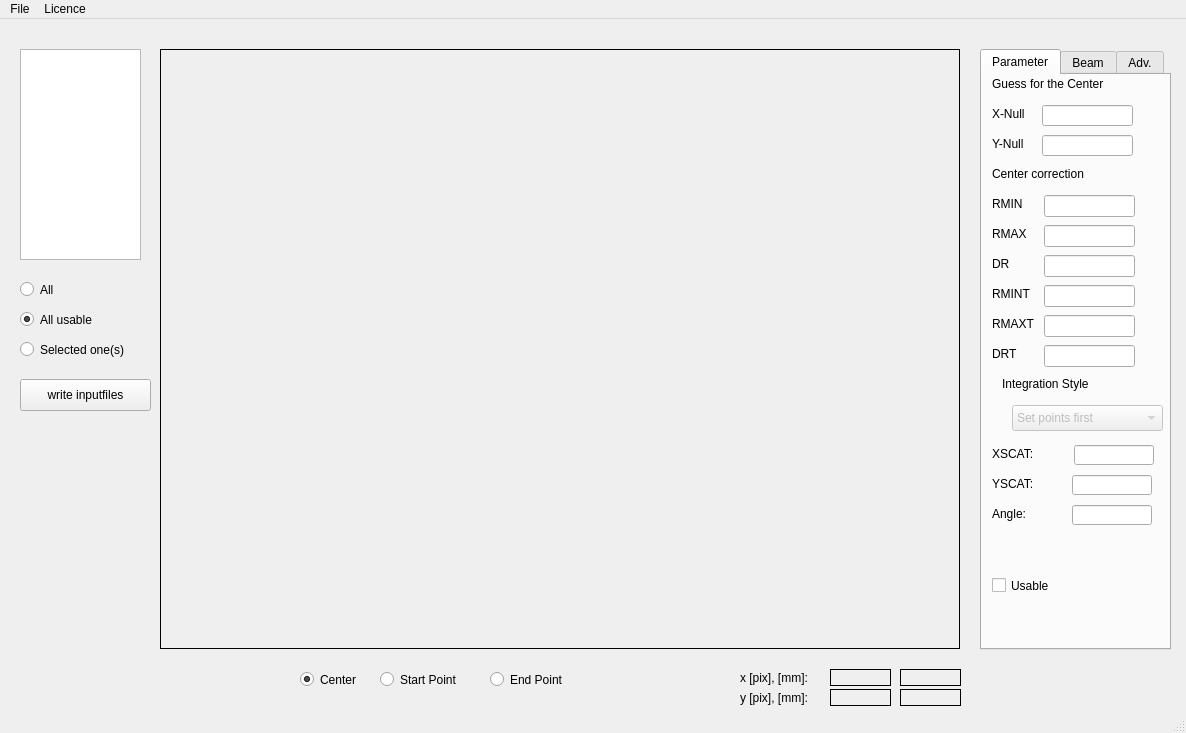
<?xml version="1.0" encoding="UTF-8"?>
<ui version="4.0">
 <class>MainWindowClass</class>
 <widget class="QMainWindow" name="MainWindowClass">
  <property name="geometry">
   <rect>
    <x>0</x>
    <y>0</y>
    <width>1186</width>
    <height>733</height>
   </rect>
  </property>
  <property name="windowTitle">
   <string>MainWindow</string>
  </property>
  <widget class="QWidget" name="centralwidget">
   <widget class="QTabWidget" name="tabWidget">
    <property name="geometry">
     <rect>
      <x>980</x>
      <y>30</y>
      <width>191</width>
      <height>601</height>
     </rect>
    </property>
    <property name="tabPosition">
     <enum>QTabWidget::North</enum>
    </property>
    <property name="currentIndex">
     <number>0</number>
    </property>
    <property name="usesScrollButtons">
     <bool>false</bool>
    </property>
    <widget class="QWidget" name="tab">
     <attribute name="title">
      <string>Parameter</string>
     </attribute>
     <widget class="QLabel" name="label_4">
      <property name="geometry">
       <rect>
        <x>10</x>
        <y>30</y>
        <width>61</width>
        <height>17</height>
       </rect>
      </property>
      <property name="text">
       <string>X-Null</string>
      </property>
     </widget>
     <widget class="QLabel" name="label_5">
      <property name="geometry">
       <rect>
        <x>10</x>
        <y>60</y>
        <width>61</width>
        <height>17</height>
       </rect>
      </property>
      <property name="text">
       <string>Y-Null</string>
      </property>
     </widget>
     <widget class="QLabel" name="label_7">
      <property name="geometry">
       <rect>
        <x>10</x>
        <y>120</y>
        <width>61</width>
        <height>17</height>
       </rect>
      </property>
      <property name="text">
       <string>RMIN</string>
      </property>
     </widget>
     <widget class="QLabel" name="label_8">
      <property name="geometry">
       <rect>
        <x>10</x>
        <y>150</y>
        <width>41</width>
        <height>17</height>
       </rect>
      </property>
      <property name="text">
       <string>RMAX</string>
      </property>
     </widget>
     <widget class="QLabel" name="label_9">
      <property name="geometry">
       <rect>
        <x>10</x>
        <y>90</y>
        <width>161</width>
        <height>17</height>
       </rect>
      </property>
      <property name="text">
       <string>Center correction</string>
      </property>
     </widget>
     <widget class="QLabel" name="label_11">
      <property name="geometry">
       <rect>
        <x>10</x>
        <y>0</y>
        <width>151</width>
        <height>17</height>
       </rect>
      </property>
      <property name="text">
       <string>Guess for the Center</string>
      </property>
     </widget>
     <widget class="QLineEdit" name="XNULLlineEdit">
      <property name="geometry">
       <rect>
        <x>60</x>
        <y>30</y>
        <width>91</width>
        <height>21</height>
       </rect>
      </property>
     </widget>
     <widget class="QLineEdit" name="YNULLlineEdit">
      <property name="geometry">
       <rect>
        <x>60</x>
        <y>60</y>
        <width>91</width>
        <height>21</height>
       </rect>
      </property>
     </widget>
     <widget class="QLineEdit" name="RMINlineEdit">
      <property name="geometry">
       <rect>
        <x>62</x>
        <y>120</y>
        <width>91</width>
        <height>22</height>
       </rect>
      </property>
     </widget>
     <widget class="QLineEdit" name="RMAXlineEdit">
      <property name="geometry">
       <rect>
        <x>62</x>
        <y>150</y>
        <width>91</width>
        <height>22</height>
       </rect>
      </property>
     </widget>
     <widget class="QLineEdit" name="DRlineEdit">
      <property name="geometry">
       <rect>
        <x>62</x>
        <y>180</y>
        <width>91</width>
        <height>22</height>
       </rect>
      </property>
     </widget>
     <widget class="QLabel" name="label_16">
      <property name="geometry">
       <rect>
        <x>10</x>
        <y>180</y>
        <width>41</width>
        <height>17</height>
       </rect>
      </property>
      <property name="text">
       <string>DR</string>
      </property>
     </widget>
     <widget class="QLineEdit" name="DRTlineEdit">
      <property name="geometry">
       <rect>
        <x>62</x>
        <y>270</y>
        <width>91</width>
        <height>22</height>
       </rect>
      </property>
     </widget>
     <widget class="QLabel" name="label_19">
      <property name="geometry">
       <rect>
        <x>10</x>
        <y>240</y>
        <width>51</width>
        <height>17</height>
       </rect>
      </property>
      <property name="text">
       <string>RMAXT</string>
      </property>
     </widget>
     <widget class="QLineEdit" name="RMAXTlineEdit">
      <property name="geometry">
       <rect>
        <x>62</x>
        <y>240</y>
        <width>91</width>
        <height>22</height>
       </rect>
      </property>
     </widget>
     <widget class="QLineEdit" name="RMINTlineEdit">
      <property name="geometry">
       <rect>
        <x>62</x>
        <y>210</y>
        <width>91</width>
        <height>22</height>
       </rect>
      </property>
     </widget>
     <widget class="QLabel" name="label_20">
      <property name="geometry">
       <rect>
        <x>10</x>
        <y>270</y>
        <width>41</width>
        <height>17</height>
       </rect>
      </property>
      <property name="text">
       <string>DRT</string>
      </property>
     </widget>
     <widget class="QLabel" name="label_21">
      <property name="geometry">
       <rect>
        <x>10</x>
        <y>210</y>
        <width>61</width>
        <height>17</height>
       </rect>
      </property>
      <property name="text">
       <string>RMINT</string>
      </property>
     </widget>
     <widget class="QLineEdit" name="YSCATlineEdit">
      <property name="geometry">
       <rect>
        <x>90</x>
        <y>400</y>
        <width>80</width>
        <height>20</height>
       </rect>
      </property>
      <property name="readOnly">
       <bool>true</bool>
      </property>
     </widget>
     <widget class="QLabel" name="label_18">
      <property name="geometry">
       <rect>
        <x>10</x>
        <y>400</y>
        <width>61</width>
        <height>17</height>
       </rect>
      </property>
      <property name="text">
       <string>YSCAT:</string>
      </property>
     </widget>
     <widget class="QLineEdit" name="XSCATlineEdit">
      <property name="geometry">
       <rect>
        <x>92</x>
        <y>370</y>
        <width>80</width>
        <height>20</height>
       </rect>
      </property>
      <property name="readOnly">
       <bool>true</bool>
      </property>
     </widget>
     <widget class="QLabel" name="label_17">
      <property name="geometry">
       <rect>
        <x>10</x>
        <y>370</y>
        <width>61</width>
        <height>17</height>
       </rect>
      </property>
      <property name="text">
       <string>XSCAT:</string>
      </property>
     </widget>
     <widget class="QLineEdit" name="ANGLElineEdit">
      <property name="geometry">
       <rect>
        <x>90</x>
        <y>430</y>
        <width>80</width>
        <height>20</height>
       </rect>
      </property>
     </widget>
     <widget class="QLabel" name="label_6">
      <property name="geometry">
       <rect>
        <x>10</x>
        <y>430</y>
        <width>41</width>
        <height>17</height>
       </rect>
      </property>
      <property name="text">
       <string>Angle:</string>
      </property>
     </widget>
     <widget class="QCheckBox" name="UseCheckBox">
      <property name="geometry">
       <rect>
        <x>10</x>
        <y>500</y>
        <width>87</width>
        <height>21</height>
       </rect>
      </property>
      <property name="text">
       <string>Usable</string>
      </property>
     </widget>
     <widget class="QComboBox" name="comboBox">
      <property name="enabled">
       <bool>false</bool>
      </property>
      <property name="geometry">
       <rect>
        <x>30</x>
        <y>330</y>
        <width>151</width>
        <height>26</height>
       </rect>
      </property>
      <property name="acceptDrops">
       <bool>false</bool>
      </property>
      <property name="editable">
       <bool>false</bool>
      </property>
      <item>
       <property name="text">
        <string>Set points first</string>
       </property>
      </item>
      <item>
       <property name="text">
        <string>Whole area</string>
       </property>
      </item>
      <item>
       <property name="text">
        <string>Top</string>
       </property>
      </item>
      <item>
       <property name="text">
        <string>Down</string>
       </property>
      </item>
      <item>
       <property name="text">
        <string>Top-Down</string>
       </property>
      </item>
      <item>
       <property name="text">
        <string>Right-Left</string>
       </property>
      </item>
      <item>
       <property name="text">
        <string>Right</string>
       </property>
      </item>
      <item>
       <property name="text">
        <string>Left</string>
       </property>
      </item>
     </widget>
     <widget class="QLabel" name="label_29">
      <property name="geometry">
       <rect>
        <x>20</x>
        <y>300</y>
        <width>111</width>
        <height>17</height>
       </rect>
      </property>
      <property name="text">
       <string>Integration Style</string>
      </property>
     </widget>
    </widget>
    <widget class="QWidget" name="Beam">
     <attribute name="title">
      <string>Beam</string>
     </attribute>
     <widget class="QLineEdit" name="DELTASlineEdit">
      <property name="geometry">
       <rect>
        <x>92</x>
        <y>110</y>
        <width>91</width>
        <height>22</height>
       </rect>
      </property>
     </widget>
     <widget class="QLabel" name="label_13">
      <property name="geometry">
       <rect>
        <x>20</x>
        <y>50</y>
        <width>61</width>
        <height>17</height>
       </rect>
      </property>
      <property name="text">
       <string>CADIST</string>
      </property>
     </widget>
     <widget class="QLineEdit" name="CADISTlineEdit">
      <property name="geometry">
       <rect>
        <x>90</x>
        <y>50</y>
        <width>91</width>
        <height>22</height>
       </rect>
      </property>
     </widget>
     <widget class="QLabel" name="label_15">
      <property name="geometry">
       <rect>
        <x>20</x>
        <y>110</y>
        <width>61</width>
        <height>17</height>
       </rect>
      </property>
      <property name="text">
       <string>DELTAS</string>
      </property>
     </widget>
     <widget class="QLabel" name="label_12">
      <property name="geometry">
       <rect>
        <x>20</x>
        <y>10</y>
        <width>141</width>
        <height>17</height>
       </rect>
      </property>
      <property name="text">
       <string>Electron Beam Settings</string>
      </property>
     </widget>
     <widget class="QLabel" name="label_14">
      <property name="geometry">
       <rect>
        <x>12</x>
        <y>80</y>
        <width>71</width>
        <height>17</height>
       </rect>
      </property>
      <property name="text">
       <string>Wavelenght</string>
      </property>
     </widget>
     <widget class="QLineEdit" name="WAVElineEdit">
      <property name="geometry">
       <rect>
        <x>90</x>
        <y>80</y>
        <width>91</width>
        <height>22</height>
       </rect>
      </property>
     </widget>
     <widget class="QPushButton" name="BeamPushButton">
      <property name="geometry">
       <rect>
        <x>40</x>
        <y>160</y>
        <width>113</width>
        <height>32</height>
       </rect>
      </property>
      <property name="text">
       <string>Set for all </string>
      </property>
     </widget>
    </widget>
    <widget class="QWidget" name="bla">
     <attribute name="title">
      <string>Adv.</string>
     </attribute>
     <widget class="QLabel" name="label_3">
      <property name="geometry">
       <rect>
        <x>10</x>
        <y>100</y>
        <width>61</width>
        <height>17</height>
       </rect>
      </property>
      <property name="text">
       <string>Y-Scale:</string>
      </property>
     </widget>
     <widget class="QLabel" name="label">
      <property name="geometry">
       <rect>
        <x>10</x>
        <y>40</y>
        <width>71</width>
        <height>16</height>
       </rect>
      </property>
      <property name="text">
       <string>Resolution:</string>
      </property>
     </widget>
     <widget class="QLabel" name="label_2">
      <property name="geometry">
       <rect>
        <x>10</x>
        <y>70</y>
        <width>61</width>
        <height>17</height>
       </rect>
      </property>
      <property name="text">
       <string>X-Scale: </string>
      </property>
     </widget>
     <widget class="QLabel" name="label_10">
      <property name="geometry">
       <rect>
        <x>10</x>
        <y>10</y>
        <width>131</width>
        <height>17</height>
       </rect>
      </property>
      <property name="text">
       <string>Settings for the Plate</string>
      </property>
     </widget>
     <widget class="QLineEdit" name="PIXELlineEdit">
      <property name="geometry">
       <rect>
        <x>90</x>
        <y>40</y>
        <width>80</width>
        <height>20</height>
       </rect>
      </property>
     </widget>
     <widget class="QLineEdit" name="XPIXFAlineEdit">
      <property name="geometry">
       <rect>
        <x>92</x>
        <y>70</y>
        <width>80</width>
        <height>20</height>
       </rect>
      </property>
     </widget>
     <widget class="QLineEdit" name="YPIXFAlineEdit">
      <property name="geometry">
       <rect>
        <x>90</x>
        <y>100</y>
        <width>80</width>
        <height>20</height>
       </rect>
      </property>
     </widget>
     <widget class="QLabel" name="label_22">
      <property name="geometry">
       <rect>
        <x>10</x>
        <y>140</y>
        <width>61</width>
        <height>17</height>
       </rect>
      </property>
      <property name="text">
       <string>Misc</string>
      </property>
     </widget>
     <widget class="QLabel" name="label_23">
      <property name="geometry">
       <rect>
        <x>10</x>
        <y>170</y>
        <width>61</width>
        <height>17</height>
       </rect>
      </property>
      <property name="text">
       <string>IRECOA:</string>
      </property>
     </widget>
     <widget class="QLineEdit" name="IRECOAlineEdit">
      <property name="geometry">
       <rect>
        <x>80</x>
        <y>170</y>
        <width>91</width>
        <height>22</height>
       </rect>
      </property>
     </widget>
     <widget class="QLabel" name="label_24">
      <property name="geometry">
       <rect>
        <x>10</x>
        <y>200</y>
        <width>61</width>
        <height>17</height>
       </rect>
      </property>
      <property name="text">
       <string>IRECOA2:</string>
      </property>
     </widget>
     <widget class="QLineEdit" name="IRECOA2lineEdit">
      <property name="geometry">
       <rect>
        <x>80</x>
        <y>200</y>
        <width>91</width>
        <height>22</height>
       </rect>
      </property>
     </widget>
     <widget class="QLabel" name="label_25">
      <property name="geometry">
       <rect>
        <x>10</x>
        <y>230</y>
        <width>61</width>
        <height>17</height>
       </rect>
      </property>
      <property name="text">
       <string>TUNEXP:</string>
      </property>
     </widget>
     <widget class="QLineEdit" name="TUNEXPlineEdit">
      <property name="geometry">
       <rect>
        <x>80</x>
        <y>230</y>
        <width>91</width>
        <height>22</height>
       </rect>
      </property>
     </widget>
     <widget class="QLabel" name="label_26">
      <property name="geometry">
       <rect>
        <x>10</x>
        <y>260</y>
        <width>61</width>
        <height>17</height>
       </rect>
      </property>
      <property name="text">
       <string>RADI:</string>
      </property>
     </widget>
     <widget class="QLineEdit" name="RADIlineEdit">
      <property name="geometry">
       <rect>
        <x>80</x>
        <y>260</y>
        <width>91</width>
        <height>22</height>
       </rect>
      </property>
     </widget>
     <widget class="QLabel" name="label_27">
      <property name="geometry">
       <rect>
        <x>10</x>
        <y>290</y>
        <width>61</width>
        <height>17</height>
       </rect>
      </property>
      <property name="text">
       <string>SEPLA:</string>
      </property>
     </widget>
     <widget class="QLineEdit" name="SEPLAlineEdit">
      <property name="geometry">
       <rect>
        <x>80</x>
        <y>290</y>
        <width>91</width>
        <height>22</height>
       </rect>
      </property>
     </widget>
     <widget class="QLabel" name="label_28">
      <property name="geometry">
       <rect>
        <x>10</x>
        <y>320</y>
        <width>61</width>
        <height>17</height>
       </rect>
      </property>
      <property name="text">
       <string>ISECT:</string>
      </property>
     </widget>
     <widget class="QLineEdit" name="ISECTlineEdit">
      <property name="geometry">
       <rect>
        <x>80</x>
        <y>320</y>
        <width>91</width>
        <height>22</height>
       </rect>
      </property>
     </widget>
     <widget class="QPushButton" name="AdvPushButton">
      <property name="geometry">
       <rect>
        <x>70</x>
        <y>430</y>
        <width>113</width>
        <height>32</height>
       </rect>
      </property>
      <property name="text">
       <string>Set for all</string>
      </property>
     </widget>
     <widget class="QPushButton" name="SECFIpushButton">
      <property name="geometry">
       <rect>
        <x>32</x>
        <y>400</y>
        <width>151</width>
        <height>32</height>
       </rect>
      </property>
      <property name="text">
       <string>Open sectorfile</string>
      </property>
     </widget>
     <widget class="QLineEdit" name="SECFIlineEdit">
      <property name="geometry">
       <rect>
        <x>10</x>
        <y>360</y>
        <width>161</width>
        <height>22</height>
       </rect>
      </property>
     </widget>
    </widget>
   </widget>
   <widget class="QLabel" name="picLabel">
    <property name="geometry">
     <rect>
      <x>160</x>
      <y>30</y>
      <width>800</width>
      <height>600</height>
     </rect>
    </property>
    <property name="cursor">
     <cursorShape>CrossCursor</cursorShape>
    </property>
    <property name="mouseTracking">
     <bool>true</bool>
    </property>
    <property name="frameShape">
     <enum>QFrame::Box</enum>
    </property>
    <property name="text">
     <string/>
    </property>
    <property name="scaledContents">
     <bool>true</bool>
    </property>
   </widget>
   <widget class="QListWidget" name="listWidget">
    <property name="geometry">
     <rect>
      <x>20</x>
      <y>30</y>
      <width>121</width>
      <height>211</height>
     </rect>
    </property>
    <property name="selectionMode">
     <enum>QAbstractItemView::ExtendedSelection</enum>
    </property>
   </widget>
   <widget class="QRadioButton" name="StartRadioButton">
    <property name="geometry">
     <rect>
      <x>380</x>
      <y>650</y>
      <width>101</width>
      <height>21</height>
     </rect>
    </property>
    <property name="text">
     <string>Start Point</string>
    </property>
    <attribute name="buttonGroup">
     <string>buttonGroup</string>
    </attribute>
   </widget>
   <widget class="QRadioButton" name="EndRadioButton">
    <property name="geometry">
     <rect>
      <x>490</x>
      <y>650</y>
      <width>101</width>
      <height>21</height>
     </rect>
    </property>
    <property name="text">
     <string>End Point</string>
    </property>
    <attribute name="buttonGroup">
     <string>buttonGroup</string>
    </attribute>
   </widget>
   <widget class="QRadioButton" name="centerRadioButton">
    <property name="geometry">
     <rect>
      <x>300</x>
      <y>650</y>
      <width>101</width>
      <height>21</height>
     </rect>
    </property>
    <property name="text">
     <string>Center</string>
    </property>
    <property name="checked">
     <bool>true</bool>
    </property>
    <attribute name="buttonGroup">
     <string>buttonGroup</string>
    </attribute>
   </widget>
   <widget class="QLabel" name="label_30">
    <property name="geometry">
     <rect>
      <x>740</x>
      <y>650</y>
      <width>81</width>
      <height>17</height>
     </rect>
    </property>
    <property name="text">
     <string>x [pix], [mm]:</string>
    </property>
   </widget>
   <widget class="QLabel" name="label_31">
    <property name="geometry">
     <rect>
      <x>740</x>
      <y>670</y>
      <width>81</width>
      <height>17</height>
     </rect>
    </property>
    <property name="text">
     <string>y [pix], [mm]:</string>
    </property>
   </widget>
   <widget class="QLabel" name="XPIXlabel">
    <property name="geometry">
     <rect>
      <x>830</x>
      <y>650</y>
      <width>61</width>
      <height>17</height>
     </rect>
    </property>
    <property name="frameShape">
     <enum>QFrame::Box</enum>
    </property>
    <property name="text">
     <string/>
    </property>
   </widget>
   <widget class="QLabel" name="YPIXlabel">
    <property name="geometry">
     <rect>
      <x>830</x>
      <y>670</y>
      <width>61</width>
      <height>17</height>
     </rect>
    </property>
    <property name="frameShape">
     <enum>QFrame::Box</enum>
    </property>
    <property name="text">
     <string/>
    </property>
   </widget>
   <widget class="QLabel" name="XMMlabel">
    <property name="geometry">
     <rect>
      <x>900</x>
      <y>650</y>
      <width>61</width>
      <height>17</height>
     </rect>
    </property>
    <property name="frameShape">
     <enum>QFrame::Box</enum>
    </property>
    <property name="text">
     <string/>
    </property>
   </widget>
   <widget class="QLabel" name="YMMlabel">
    <property name="geometry">
     <rect>
      <x>900</x>
      <y>670</y>
      <width>61</width>
      <height>17</height>
     </rect>
    </property>
    <property name="frameShape">
     <enum>QFrame::Box</enum>
    </property>
    <property name="text">
     <string/>
    </property>
   </widget>
   <widget class="QPushButton" name="IntegratePushButton">
    <property name="geometry">
     <rect>
      <x>20</x>
      <y>360</y>
      <width>131</width>
      <height>32</height>
     </rect>
    </property>
    <property name="text">
     <string>write inputfiles</string>
    </property>
   </widget>
   <widget class="QRadioButton" name="IntegrateAllRadioButton">
    <property name="geometry">
     <rect>
      <x>20</x>
      <y>260</y>
      <width>101</width>
      <height>21</height>
     </rect>
    </property>
    <property name="text">
     <string>All</string>
    </property>
    <property name="checked">
     <bool>false</bool>
    </property>
    <attribute name="buttonGroup">
     <string>buttonGroup_2</string>
    </attribute>
   </widget>
   <widget class="QRadioButton" name="IntegrteUsableRadioButton">
    <property name="geometry">
     <rect>
      <x>20</x>
      <y>290</y>
      <width>101</width>
      <height>21</height>
     </rect>
    </property>
    <property name="text">
     <string>All usable</string>
    </property>
    <property name="checked">
     <bool>true</bool>
    </property>
    <attribute name="buttonGroup">
     <string>buttonGroup_2</string>
    </attribute>
   </widget>
   <widget class="QRadioButton" name="IntegrateSelectedRadioButton">
    <property name="geometry">
     <rect>
      <x>20</x>
      <y>320</y>
      <width>121</width>
      <height>21</height>
     </rect>
    </property>
    <property name="text">
     <string>Selected one(s)</string>
    </property>
    <attribute name="buttonGroup">
     <string>buttonGroup_2</string>
    </attribute>
   </widget>
  </widget>
  <widget class="QMenuBar" name="menubar">
   <property name="geometry">
    <rect>
     <x>0</x>
     <y>0</y>
     <width>1186</width>
     <height>22</height>
    </rect>
   </property>
   <widget class="QMenu" name="menuFile">
    <property name="title">
     <string>File</string>
    </property>
    <addaction name="actionOpenFile"/>
   </widget>
   <widget class="QMenu" name="menuLicence">
    <property name="title">
     <string>Licence</string>
    </property>
    <addaction name="actionLicenceAuthor"/>
   </widget>
   <addaction name="menuFile"/>
   <addaction name="menuLicence"/>
  </widget>
  <widget class="QStatusBar" name="statusbar"/>
  <action name="actionOpenFile">
   <property name="text">
    <string>Open File(s)</string>
   </property>
  </action>
  <action name="actionLicenceAuthor">
   <property name="text">
    <string>Licence&amp;Author</string>
   </property>
  </action>
 </widget>
 <resources/>
 <connections/>
 <buttongroups>
  <buttongroup name="buttonGroup_2"/>
  <buttongroup name="buttonGroup"/>
 </buttongroups>
</ui>
